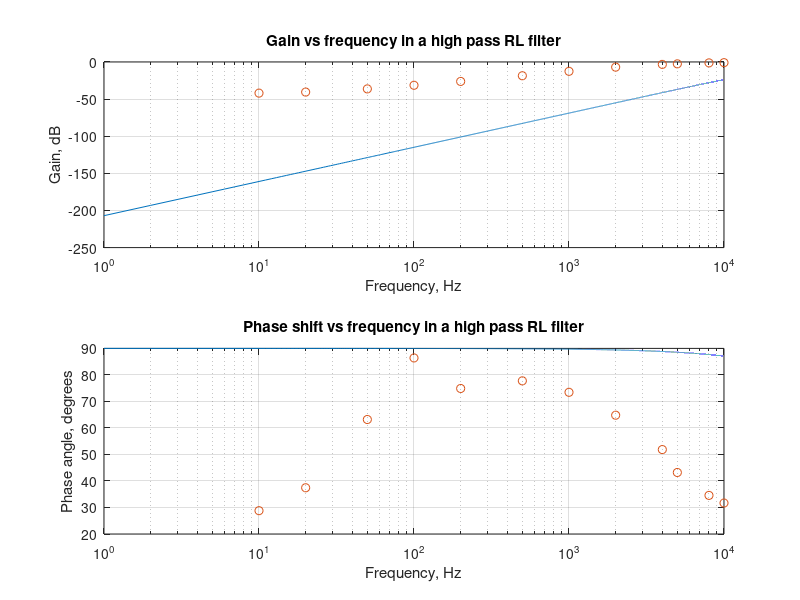

Here is the MATLAB script that generated this plot:
% Theoretical Frequency range
x = 0:10000;
% Empirical frequency range
hz = [10 20 50 100 200 500 1000 2000 4000 5000 8000 10000];
% Empirical data for low pass RC
%gain = [0 0 0 0 0 -0.915 -2.853 -6.375 -11.057 -12.041 -16.478 -18.861];
%phase = [0 0 0 0 -14.4 -33.12 -47.52 -64.80 -74.88 -79.20 -80.64 -86.40];
% Empirical data for low pass RL
% gain = [0 0 0 0 0 0 -0.265 -0.915 -2.615 -3.349 -5.848 -8.291];
% phase = [0 0 0 0 0 0 -17.28 -27.36 -46.08 -51.84 -63.36 -64.80];
% Empirical data for high pass RC
% gain = [-39.172 -33.151 -25.036 -20 -12.76 -6.375 -3.098 -0.724 0 0 0 0];
% phase = [87.84 92.16 90.72 83.52 77.76 66.24 48.96 31.68 0 0 0 0];
% Empirical data for low pass RL
gain = [-41.938 -40.537 -36.249 -31.372 -26.196 -18.562 -12.578 -6.93 -3.223 -2.498 -1.209 -0.915];
phase = [28.80 37.44 63.18 86.40 74.88 77.76 73.44 64.80 51.84 43.20 34.56 31.68];

%%%%%%%%%%%%%%%%%%%%%%%%%%%%%%%%%%%%%%%%%
% Lowpass RC transfer function
%y = 1./sqrt(1+(x.*330*0.47*10^(-6)).^2);
%theta = -atan(2*pi*x*330*0.47*10^(-6));
%%%%%%%%%%%%%%%%%%%%%%%%%%%%%%%%%%%%%%%%%
% Lowpass RL transfer function
% y = 75./sqrt(75^2 + (x.*2.4*10^(-3)).^2);
% theta = -atan(2*pi*x*2.4*10^(-3)/75);
%%%%%%%%%%%%%%%%%%%%%%%%%%%%%%%%%%%%%%%%%
% Highpass RC Filter
% R = 330;
% C = 0.47*10^(-3);
% y = R./sqrt(R^2 + (1./(x.*C)).^2);
% theta = -atan(-2*pi./(x.*R*C));
%%%%%%%%%%%%%%%%%%%%%%%%%%%%%%%%%%%%%%%%%
% Highpass RL filter
R = 75;
L = 2.4*10^(-3);
y = 1./sqrt(1 + (R./(x.*L)).^2);
theta = -atan(-2*pi*R./(x.*L));
%%%%%%%%%%%%%%%%%%%%%%%%%%%%%%%%%%%%%%%%%

% log gain conversion
ylog = 20*log(y);

% frequency vs. gain
subplot(2,1,1)
semilogx(x,ylog)
grid on
xlabel('Frequency, Hz')
ylabel('Gain, dB')
title('Gain vs frequency in a high pass RL filter')
hold on
semilogx(hz,gain,'o')

%frequency vs. phase
subplot(2,1,2)
theta = theta*360/(2*pi);
semilogx(x,theta)
grid on
xlabel('Frequency, Hz')
ylabel('Phase angle, degrees')
title('Phase shift vs frequency in a high pass RL filter')
hold on
semilogx(hz,phase,'o')

